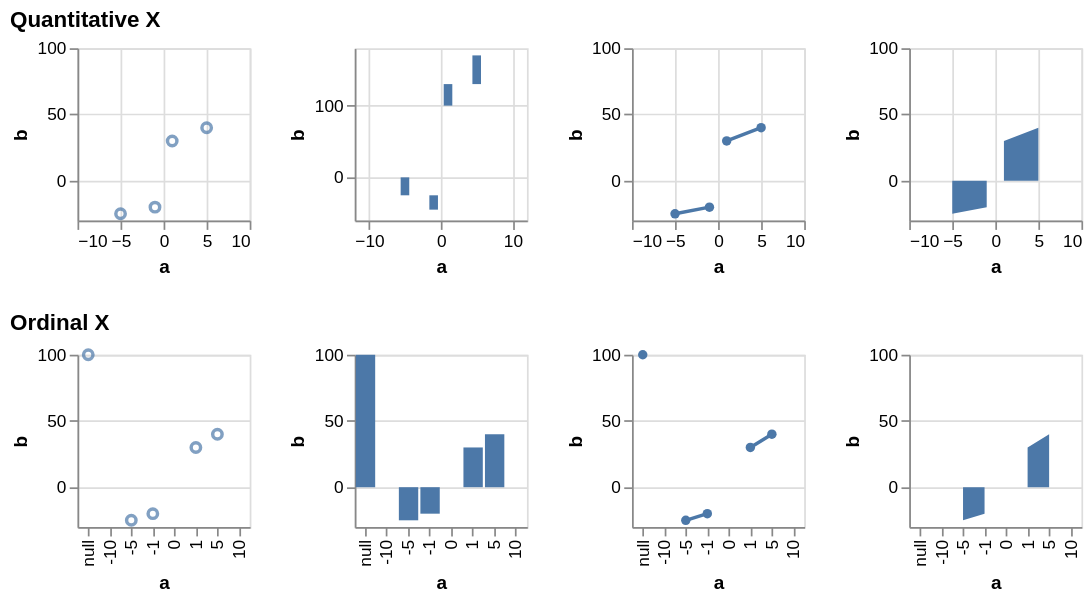

Write the Vega-Lite specification saved for this chart.
### Vega specification from a JSON file in a GitHub repository (floating-point values rounded to 4 significant figures)
{"$schema": "https://vega.github.io/schema/vega/v6.json", "description": "Testing invalid", "background": "white", "padding": 5, "data": [{"name": "source_0", "values": [{"a": null, "b": 100}, {"a": -10, "b": null}, {"a": -5, "b": -25}, {"a": -1, "b": -20}, {"a": 0, "b": null}, {"a": 1, "b": 30}, {"a": 5, "b": 40}, {"a": 10, "b": null}]}, {"name": "data_0", "source": "source_0", "transform": [{"type": "formula", "expr": "toNumber(datum[\"a\"])", "as": "a"}]}, {"name": "data_2", "source": "data_0", "transform": [{"type": "filter", "expr": "isValid(datum[\"a\"]) && isFinite(+datum[\"a\"]) && isValid(datum[\"b\"]) && isFinite(+datum[\"b\"])"}]}, {"name": "data_3", "source": "data_0", "transform": [{"type": "stack", "groupby": [], "field": "b", "sort": {"field": [], "order": []}, "as": ["b_start", "b_end"], "offset": "zero"}]}, {"name": "data_4", "source": "data_3", "transform": [{"type": "filter", "expr": "isValid(datum[\"a\"]) && isFinite(+datum[\"a\"]) && isValid(datum[\"b\"]) && isFinite(+datum[\"b\"])"}]}, {"name": "data_5", "source": "data_0", "transform": [{"type": "impute", "field": "b", "groupby": [], "key": "a", "method": "value", "value": 0}, {"type": "stack", "groupby": ["a"], "field": "b", "sort": {"field": [], "order": []}, "as": ["b_start", "b_end"], "offset": "zero"}]}, {"name": "data_6", "source": "data_0", "transform": [{"type": "filter", "expr": "isValid(datum[\"b\"]) && isFinite(+datum[\"b\"])"}]}, {"name": "data_7", "source": "data_0", "transform": [{"type": "stack", "groupby": ["a"], "field": "b", "sort": {"field": [], "order": []}, "as": ["b_start", "b_end"], "offset": "zero"}]}, {"name": "data_8", "source": "data_7", "transform": [{"type": "filter", "expr": "isValid(datum[\"b\"]) && isFinite(+datum[\"b\"])"}]}, {"name": "data_9", "source": "data_0", "transform": [{"type": "impute", "field": "b", "groupby": [], "key": "a", "method": "value", "value": 0}, {"type": "stack", "groupby": ["a"], "field": "b", "sort": {"field": [], "order": []}, "as": ["b_start", "b_end"], "offset": "zero"}]}], "signals": [{"name": "childHeight", "value": 100}, {"name": "concat_0_childWidth", "value": 100}, {"name": "concat_1_childWidth", "value": 100}], "layout": {"padding": 20, "columns": 1, "bounds": "full", "align": "each"}, "marks": [{"type": "group", "name": "concat_0_group", "title": {"text": "Quantitative X", "anchor": "start"}, "layout": {"padding": 20, "bounds": "full", "align": "each"}, "marks": [{"type": "group", "name": "concat_0_concat_0_group", "style": "cell", "encode": {"update": {"width": {"signal": "concat_0_childWidth"}, "height": {"signal": "childHeight"}}}, "marks": [{"name": "concat_0_concat_0_marks", "type": "symbol", "style": ["point"], "from": {"data": "data_2"}, "encode": {"update": {"opacity": {"value": 0.7}, "fill": {"value": "transparent"}, "stroke": {"value": "#4c78a8"}, "tooltip": {"signal": "{\"a\": format(datum[\"a\"], \"\"), \"b\": format(datum[\"b\"], \"\")}"}, "ariaRoleDescription": {"value": "point"}, "description": {"signal": "\"a: \" + (format(datum[\"a\"], \"\")) + \"; b: \" + (format(datum[\"b\"], \"\"))"}, "x": {"scale": "concat_0_concat_0_x", "field": "a"}, "y": {"scale": "concat_0_concat_0_y", "field": "b"}}}}], "axes": [{"scale": "concat_0_concat_0_x", "orient": "bottom", "gridScale": "concat_0_concat_0_y", "grid": true, "tickCount": {"signal": "ceil(concat_0_childWidth/40)"}, "domain": false, "labels": false, "aria": false, "maxExtent": 0, "minExtent": 0, "ticks": false, "zindex": 0}, {"scale": "concat_0_concat_0_y", "orient": "left", "gridScale": "concat_0_concat_0_x", "grid": true, "tickCount": {"signal": "ceil(childHeight/40)"}, "domain": false, "labels": false, "aria": false, "maxExtent": 0, "minExtent": 0, "ticks": false, "zindex": 0}, {"scale": "concat_0_concat_0_x", "orient": "bottom", "grid": false, "title": "a", "labelFlush": true, "labelOverlap": true, "tickCount": {"signal": "ceil(concat_0_childWidth/40)"}, "zindex": 0}, {"scale": "concat_0_concat_0_y", "orient": "left", "grid": false, "title": "b", "labelOverlap": true, "tickCount": {"signal": "ceil(childHeight/40)"}, "zindex": 0}]}, {"type": "group", "name": "concat_0_concat_1_group", "style": "cell", "encode": {"update": {"width": {"signal": "concat_0_childWidth"}, "height": {"signal": "childHeight"}}}, "marks": [{"name": "concat_0_concat_1_marks", "type": "rect", "style": ["bar"], "from": {"data": "data_4"}, "encode": {"update": {"fill": {"value": "#4c78a8"}, "tooltip": {"signal": "{\"a\": format(datum[\"a\"], \"\"), \"b\": format(datum[\"b\"], \"\")}"}, "ariaRoleDescription": {"value": "bar"}, "description": {"signal": "\"a: \" + (format(datum[\"a\"], \"\")) + \"; b: \" + (format(datum[\"b\"], \"\"))"}, "xc": {"scale": "concat_0_concat_1_x", "field": "a"}, "width": {"value": 5}, "y": {"scale": "concat_0_concat_1_y", "field": "b_end"}, "y2": {"scale": "concat_0_concat_1_y", "field": "b_start"}}}}], "axes": [{"scale": "concat_0_concat_1_x", "orient": "bottom", "gridScale": "concat_0_concat_1_y", "grid": true, "tickCount": {"signal": "ceil(concat_0_childWidth/40)"}, "domain": false, "labels": false, "aria": false, "maxExtent": 0, "minExtent": 0, "ticks": false, "zindex": 0}, {"scale": "concat_0_concat_1_y", "orient": "left", "gridScale": "concat_0_concat_1_x", "grid": true, "tickCount": {"signal": "ceil(childHeight/40)"}, "domain": false, "labels": false, "aria": false, "maxExtent": 0, "minExtent": 0, "ticks": false, "zindex": 0}, {"scale": "concat_0_concat_1_x", "orient": "bottom", "grid": false, "title": "a", "labelFlush": true, "labelOverlap": true, "tickCount": {"signal": "ceil(concat_0_childWidth/40)"}, "zindex": 0}, {"scale": "concat_0_concat_1_y", "orient": "left", "grid": false, "title": "b", "labelOverlap": true, "tickCount": {"signal": "ceil(childHeight/40)"}, "zindex": 0}]}, {"type": "group", "name": "concat_0_concat_2_group", "style": "cell", "encode": {"update": {"width": {"signal": "concat_0_childWidth"}, "height": {"signal": "childHeight"}}}, "marks": [{"name": "concat_0_concat_2_layer_0_marks", "type": "line", "style": ["line"], "sort": {"field": "x"}, "from": {"data": "data_0"}, "encode": {"update": {"stroke": {"value": "#4c78a8"}, "tooltip": {"signal": "{\"a\": format(datum[\"a\"], \"\"), \"b\": format(datum[\"b\"], \"\")}"}, "description": {"signal": "\"a: \" + (format(datum[\"a\"], \"\")) + \"; b: \" + (format(datum[\"b\"], \"\"))"}, "x": {"scale": "concat_0_concat_2_x", "field": "a"}, "y": {"scale": "concat_0_concat_2_y", "field": "b"}, "defined": {"signal": "isValid(datum[\"a\"]) && isFinite(+datum[\"a\"]) && isValid(datum[\"b\"]) && isFinite(+datum[\"b\"])"}}}}, {"name": "concat_0_concat_2_layer_1_marks", "type": "symbol", "style": ["point"], "from": {"data": "data_2"}, "encode": {"update": {"opacity": {"value": 1}, "fill": {"value": "#4c78a8"}, "tooltip": {"signal": "{\"a\": format(datum[\"a\"], \"\"), \"b\": format(datum[\"b\"], \"\")}"}, "ariaRoleDescription": {"value": "point"}, "description": {"signal": "\"a: \" + (format(datum[\"a\"], \"\")) + \"; b: \" + (format(datum[\"b\"], \"\"))"}, "x": {"scale": "concat_0_concat_2_x", "field": "a"}, "y": {"scale": "concat_0_concat_2_y", "field": "b"}}}}], "axes": [{"scale": "concat_0_concat_2_x", "orient": "bottom", "gridScale": "concat_0_concat_2_y", "grid": true, "tickCount": {"signal": "ceil(concat_0_childWidth/40)"}, "domain": false, "labels": false, "aria": false, "maxExtent": 0, "minExtent": 0, "ticks": false, "zindex": 0}, {"scale": "concat_0_concat_2_y", "orient": "left", "gridScale": "concat_0_concat_2_x", "grid": true, "tickCount": {"signal": "ceil(childHeight/40)"}, "domain": false, "labels": false, "aria": false, "maxExtent": 0, "minExtent": 0, "ticks": false, "zindex": 0}, {"scale": "concat_0_concat_2_x", "orient": "bottom", "grid": false, "title": "a", "labelFlush": true, "labelOverlap": true, "tickCount": {"signal": "ceil(concat_0_childWidth/40)"}, "zindex": 0}, {"scale": "concat_0_concat_2_y", "orient": "left", "grid": false, "title": "b", "labelOverlap": true, "tickCount": {"signal": "ceil(childHeight/40)"}, "zindex": 0}]}, {"type": "group", "name": "concat_0_concat_3_group", "style": "cell", "encode": {"update": {"width": {"signal": "concat_0_childWidth"}, "height": {"signal": "childHeight"}}}, "marks": [{"name": "concat_0_concat_3_marks", "type": "area", "style": ["area"], "sort": {"field": "x"}, "from": {"data": "data_5"}, "encode": {"update": {"orient": {"value": "vertical"}, "fill": {"value": "#4c78a8"}, "tooltip": {"signal": "{\"a\": format(datum[\"a\"], \"\"), \"b\": format(datum[\"b\"], \"\")}"}, "description": {"signal": "\"a: \" + (format(datum[\"a\"], \"\")) + \"; b: \" + (format(datum[\"b\"], \"\"))"}, "x": {"scale": "concat_0_concat_3_x", "field": "a"}, "y": {"scale": "concat_0_concat_3_y", "field": "b_end"}, "y2": {"scale": "concat_0_concat_3_y", "field": "b_start"}, "defined": {"signal": "isValid(datum[\"a\"]) && isFinite(+datum[\"a\"]) && isValid(datum[\"b\"]) && isFinite(+datum[\"b\"])"}}}}], "axes": [{"scale": "concat_0_concat_3_x", "orient": "bottom", "gridScale": "concat_0_concat_3_y", "grid": true, "tickCount": {"signal": "ceil(concat_0_childWidth/40)"}, "domain": false, "labels": false, "aria": false, "maxExtent": 0, "minExtent": 0, "ticks": false, "zindex": 0}, {"scale": "concat_0_concat_3_y", "orient": "left", "gridScale": "concat_0_concat_3_x", "grid": true, "tickCount": {"signal": "ceil(childHeight/40)"}, "domain": false, "labels": false, "aria": false, "maxExtent": 0, "minExtent": 0, "ticks": false, "zindex": 0}, {"scale": "concat_0_concat_3_x", "orient": "bottom", "grid": false, "title": "a", "labelFlush": true, "labelOverlap": true, "tickCount": {"signal": "ceil(concat_0_childWidth/40)"}, "zindex": 0}, {"scale": "concat_0_concat_3_y", "orient": "left", "grid": false, "title": "b", "labelOverlap": true, "tickCount": {"signal": "ceil(childHeight/40)"}, "zindex": 0}]}]}, {"type": "group", "name": "concat_1_group", "title": {"text": "Ordinal X", "anchor": "start"}, "layout": {"padding": 20, "bounds": "full", "align": "each"}, "marks": [{"type": "group", "name": "concat_1_concat_0_group", "style": "cell", "encode": {"update": {"width": {"signal": "concat_1_childWidth"}, "height": {"signal": "childHeight"}}}, "marks": [{"name": "concat_1_concat_0_marks", "type": "symbol", "style": ["point"], "from": {"data": "data_6"}, "encode": {"update": {"opacity": {"value": 0.7}, "fill": {"value": "transparent"}, "stroke": {"value": "#4c78a8"}, "tooltip": {"signal": "{\"a\": isValid(datum[\"a\"]) ? datum[\"a\"] : \"\"+datum[\"a\"], \"b\": format(datum[\"b\"], \"\")}"}, "ariaRoleDescription": {"value": "point"}, "description": {"signal": "\"a: \" + (isValid(datum[\"a\"]) ? datum[\"a\"] : \"\"+datum[\"a\"]) + \"; b: \" + (format(datum[\"b\"], \"\"))"}, "x": {"scale": "concat_1_concat_0_x", "field": "a"}, "y": {"scale": "concat_1_concat_0_y", "field": "b"}}}}], "axes": [{"scale": "concat_1_concat_0_y", "orient": "left", "gridScale": "concat_1_concat_0_x", "grid": true, "tickCount": {"signal": "ceil(childHeight/40)"}, "domain": false, "labels": false, "aria": false, "maxExtent": 0, "minExtent": 0, "ticks": false, "zindex": 0}, {"scale": "concat_1_concat_0_x", "orient": "bottom", "grid": false, "title": "a", "labelAlign": "right", "labelAngle": 270, "labelBaseline": "middle", "zindex": 0}, {"scale": "concat_1_concat_0_y", "orient": "left", "grid": false, "title": "b", "labelOverlap": true, "tickCount": {"signal": "ceil(childHeight/40)"}, "zindex": 0}]}, {"type": "group", "name": "concat_1_concat_1_group", "style": "cell", "encode": {"update": {"width": {"signal": "concat_1_childWidth"}, "height": {"signal": "childHeight"}}}, "marks": [{"name": "concat_1_concat_1_marks", "type": "rect", "style": ["bar"], "from": {"data": "data_8"}, "encode": {"update": {"fill": {"value": "#4c78a8"}, "tooltip": {"signal": "{\"a\": isValid(datum[\"a\"]) ? datum[\"a\"] : \"\"+datum[\"a\"], \"b\": format(datum[\"b\"], \"\")}"}, "ariaRoleDescription": {"value": "bar"}, "description": {"signal": "\"a: \" + (isValid(datum[\"a\"]) ? datum[\"a\"] : \"\"+datum[\"a\"]) + \"; b: \" + (format(datum[\"b\"], \"\"))"}, "x": {"scale": "concat_1_concat_1_x", "field": "a"}, "width": {"signal": "max(0.25, bandwidth('concat_1_concat_1_x'))"}, "y": {"scale": "concat_1_concat_1_y", "field": "b_end"}, "y2": {"scale": "concat_1_concat_1_y", "field": "b_start"}}}}], "axes": [{"scale": "concat_1_concat_1_y", "orient": "left", "gridScale": "concat_1_concat_1_x", "grid": true, "tickCount": {"signal": "ceil(childHeight/40)"}, "domain": false, "labels": false, "aria": false, "maxExtent": 0, "minExtent": 0, "ticks": false, "zindex": 0}, {"scale": "concat_1_concat_1_x", "orient": "bottom", "grid": false, "title": "a", "labelAlign": "right", "labelAngle": 270, "labelBaseline": "middle", "zindex": 0}, {"scale": "concat_1_concat_1_y", "orient": "left", "grid": false, "title": "b", "labelOverlap": true, "tickCount": {"signal": "ceil(childHeight/40)"}, "zindex": 0}]}, {"type": "group", "name": "concat_1_concat_2_group", "style": "cell", "encode": {"update": {"width": {"signal": "concat_1_childWidth"}, "height": {"signal": "childHeight"}}}, "marks": [{"name": "concat_1_concat_2_layer_0_marks", "type": "line", "style": ["line"], "sort": {"field": "x"}, "from": {"data": "data_0"}, "encode": {"update": {"stroke": {"value": "#4c78a8"}, "tooltip": {"signal": "{\"a\": isValid(datum[\"a\"]) ? datum[\"a\"] : \"\"+datum[\"a\"], \"b\": format(datum[\"b\"], \"\")}"}, "description": {"signal": "\"a: \" + (isValid(datum[\"a\"]) ? datum[\"a\"] : \"\"+datum[\"a\"]) + \"; b: \" + (format(datum[\"b\"], \"\"))"}, "x": {"scale": "concat_1_concat_2_x", "field": "a"}, "y": {"scale": "concat_1_concat_2_y", "field": "b"}, "defined": {"signal": "isValid(datum[\"b\"]) && isFinite(+datum[\"b\"])"}}}}, {"name": "concat_1_concat_2_layer_1_marks", "type": "symbol", "style": ["point"], "from": {"data": "data_6"}, "encode": {"update": {"opacity": {"value": 1}, "fill": {"value": "#4c78a8"}, "tooltip": {"signal": "{\"a\": isValid(datum[\"a\"]) ? datum[\"a\"] : \"\"+datum[\"a\"], \"b\": format(datum[\"b\"], \"\")}"}, "ariaRoleDescription": {"value": "point"}, "description": {"signal": "\"a: \" + (isValid(datum[\"a\"]) ? datum[\"a\"] : \"\"+datum[\"a\"]) + \"; b: \" + (format(datum[\"b\"], \"\"))"}, "x": {"scale": "concat_1_concat_2_x", "field": "a"}, "y": {"scale": "concat_1_concat_2_y", "field": "b"}}}}], "axes": [{"scale": "concat_1_concat_2_y", "orient": "left", "gridScale": "concat_1_concat_2_x", "grid": true, "tickCount": {"signal": "ceil(childHeight/40)"}, "domain": false, "labels": false, "aria": false, "maxExtent": 0, "minExtent": 0, "ticks": false, "zindex": 0}, {"scale": "concat_1_concat_2_x", "orient": "bottom", "grid": false, "title": "a", "labelAlign": "right", "labelAngle": 270, "labelBaseline": "middle", "zindex": 0}, {"scale": "concat_1_concat_2_y", "orient": "left", "grid": false, "title": "b", "labelOverlap": true, "tickCount": {"signal": "ceil(childHeight/40)"}, "zindex": 0}]}, {"type": "group", "name": "concat_1_concat_3_group", "style": "cell", "encode": {"update": {"width": {"signal": "concat_1_childWidth"}, "height": {"signal": "childHeight"}}}, "marks": [{"name": "concat_1_concat_3_marks", "type": "area", "style": ["area"], "sort": {"field": "x"}, "from": {"data": "data_9"}, "encode": {"update": {"orient": {"value": "vertical"}, "fill": {"value": "#4c78a8"}, "tooltip": {"signal": "{\"a\": isValid(datum[\"a\"]) ? datum[\"a\"] : \"\"+datum[\"a\"], \"b\": format(datum[\"b\"], \"\")}"}, "description": {"signal": "\"a: \" + (isValid(datum[\"a\"]) ? datum[\"a\"] : \"\"+datum[\"a\"]) + \"; b: \" + (format(datum[\"b\"], \"\"))"}, "x": {"scale": "concat_1_concat_3_x", "field": "a"}, "y": {"scale": "concat_1_concat_3_y", "field": "b_end"}, "y2": {"scale": "concat_1_concat_3_y", "field": "b_start"}, "defined": {"signal": "isValid(datum[\"b\"]) && isFinite(+datum[\"b\"])"}}}}], "axes": [{"scale": "concat_1_concat_3_y", "orient": "left", "gridScale": "concat_1_concat_3_x", "grid": true, "tickCount": {"signal": "ceil(childHeight/40)"}, "domain": false, "labels": false, "aria": false, "maxExtent": 0, "minExtent": 0, "ticks": false, "zindex": 0}, {"scale": "concat_1_concat_3_x", "orient": "bottom", "grid": false, "title": "a", "labelAlign": "right", "labelAngle": 270, "labelBaseline": "middle", "zindex": 0}, {"scale": "concat_1_concat_3_y", "orient": "left", "grid": false, "title": "b", "labelOverlap": true, "tickCount": {"signal": "ceil(childHeight/40)"}, "zindex": 0}]}]}], "scales": [{"name": "concat_0_concat_0_x", "type": "linear", "domain": {"data": "data_0", "field": "a"}, "range": [0, {"signal": "concat_0_childWidth"}], "nice": true, "zero": true}, {"name": "concat_0_concat_0_y", "type": "linear", "domain": {"data": "data_0", "field": "b"}, "range": [{"signal": "childHeight"}, 0], "nice": true, "zero": true}, {"name": "concat_0_concat_1_x", "type": "linear", "domain": {"data": "data_3", "field": "a"}, "range": [0, {"signal": "concat_0_childWidth"}], "nice": true, "zero": false, "padding": 5}, {"name": "concat_0_concat_1_y", "type": "linear", "domain": {"data": "data_3", "fields": ["b_start", "b_end"]}, "range": [{"signal": "childHeight"}, 0], "nice": true, "zero": true}, {"name": "concat_0_concat_2_x", "type": "linear", "domain": {"data": "data_0", "field": "a"}, "range": [0, {"signal": "concat_0_childWidth"}], "nice": true, "zero": false}, {"name": "concat_0_concat_2_y", "type": "linear", "domain": {"data": "data_0", "field": "b"}, "range": [{"signal": "childHeight"}, 0], "nice": true, "zero": true}, {"name": "concat_0_concat_3_x", "type": "linear", "domain": {"data": "data_5", "field": "a"}, "range": [0, {"signal": "concat_0_childWidth"}], "nice": true, "zero": false}, {"name": "concat_0_concat_3_y", "type": "linear", "domain": {"data": "data_5", "fields": ["b_start", "b_end"]}, "range": [{"signal": "childHeight"}, 0], "nice": true, "zero": true}, {"name": "concat_1_concat_0_x", "type": "point", "domain": {"data": "data_0", "field": "a", "sort": true}, "range": [0, {"signal": "concat_1_childWidth"}], "padding": 0.5}, {"name": "concat_1_concat_0_y", "type": "linear", "domain": {"data": "data_0", "field": "b"}, "range": [{"signal": "childHeight"}, 0], "nice": true, "zero": true}, {"name": "concat_1_concat_1_x", "type": "band", "domain": {"data": "data_7", "field": "a", "sort": true}, "range": [0, {"signal": "concat_1_childWidth"}], "paddingInner": 0.1, "paddingOuter": 0.05}, {"name": "concat_1_concat_1_y", "type": "linear", "domain": {"data": "data_7", "fields": ["b_start", "b_end"]}, "range": [{"signal": "childHeight"}, 0], "nice": true, "zero": true}, {"name": "concat_1_concat_2_x", "type": "point", "domain": {"data": "data_0", "field": "a", "sort": true}, "range": [0, {"signal": "concat_1_childWidth"}], "padding": 0.5}, {"name": "concat_1_concat_2_y", "type": "linear", "domain": {"data": "data_0", "field": "b"}, "range": [{"signal": "childHeight"}, 0], "nice": true, "zero": true}, {"name": "concat_1_concat_3_x", "type": "point", "domain": {"data": "data_9", "field": "a", "sort": true}, "range": [0, {"signal": "concat_1_childWidth"}], "padding": 0.5}, {"name": "concat_1_concat_3_y", "type": "linear", "domain": {"data": "data_9", "fields": ["b_start", "b_end"]}, "range": [{"signal": "childHeight"}, 0], "nice": true, "zero": true}], "config": {"mark": {"tooltip": true}}}
